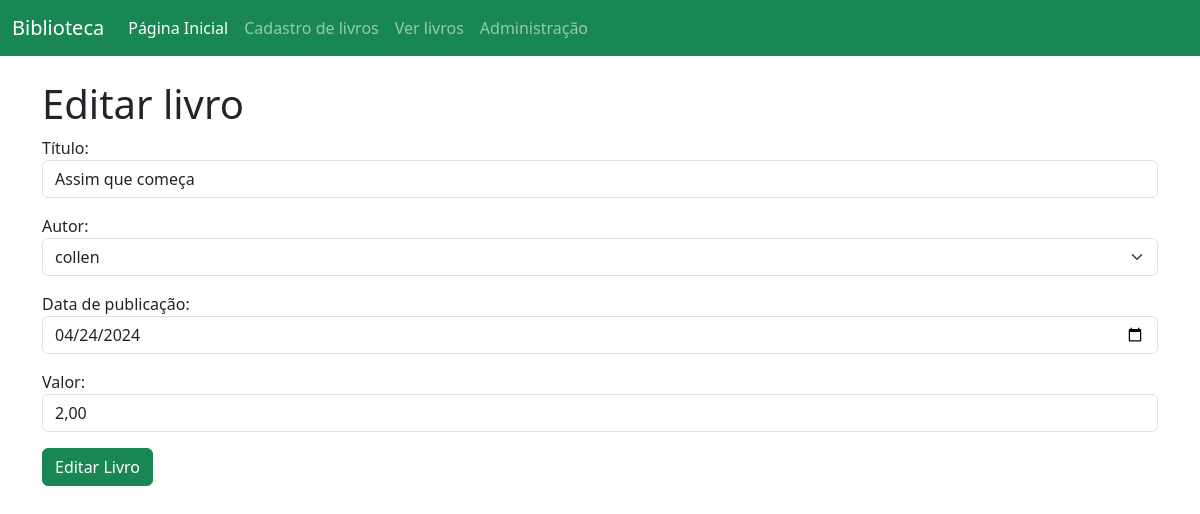
Screenshot of /biblioteca/editar/2/ with the database file from the repository.
### app/models.py (models this page shows, shortened)
class Livro(models.Model):
    titulo = models.CharField(max_length=255) # Atributo titulo da tabela Livro com tamanho máximo de 255 caracteres
    autor = models.ForeignKey(Autor, on_delete=models.CASCADE) # Atributo autor da tabela Livro do tipo ForeignKey que referencia a tabela Autor
    data_publicacao = models.DateField()
    livro_valor = models.DecimalField(decimal_places=2, max_digits=4, default=1.99) # Atributo data_publicacao da tabela Livro do tipo DateField

class Autor(models.Model):
    nome = models.CharField(max_length=255) # Atributo nome da tabela Autor com tamanho máximo de 255 caracteres
    sobrenome = models.CharField(max_length=255) # Atributo sobrenome da tabela Autor com tamanho máximo de 255 caracteres
    email = models.EmailField() # Atributo email da tabela Autor do tipo EmailField

### app/views.py (the view, shortened to what this page needs)
# urls.py: path('editar/<int:id>/', editar, name='editar'), # Rota para a página de edição (Chama a função editar do arquivo views.py)
def editar(request, id):
    livro = Livro.objects.get(id=id) # Obtendo o livro com o ID recebido
    autores = Autor.objects.all() # Obtendo todos os autores do banco de dados
    data_publicacao_formatada = livro.data_publicacao.strftime('%Y-%m-%d') # Formatando a data de publicação do livro
    valor_formatado = str(livro.livro_valor)
    context = {
        'livro': livro,
        'autores': autores,
        'data_publicacao_formatada': data_publicacao_formatada,
        'valor_formatado': valor_formatado,
    }
    if request.method == 'GET': # Verificando se a requisição é do tipo GET
        return render(request, 'editar_livro.html', context) # Retornando o template editar_livro.html renderizado com o contexto (livro e autores)

### app/templates/editar_livro.html (shortened to what this page needs)
{% extends 'base.html' %}
{% block conteudo-da-pagina %}
<h1>Editar livro</h1>
<form action="{% url 'editar' livro.id %}" method="post">
    <div class="mb-3">
        <label for="titulo">Título:</label>
        <input type="text" class="form-control" id="titulo" name="titulo" value="{{ livro.titulo }}">
    </div>
    <div class="mb-3">
        <label for="autor">Autor:</label>
        <select name="autor" id="autor" class="form-select">
            {% for autor in autores %}
            <option value="{{ autor.id }}" {% if autor.id == livro.autor.id %}selected{% endif %}>{{ autor.nome }}
            </option>
            {% endfor %}
        </select>
    </div>
    <div class="mb-3">
        <label for="data_publicacao">Data de publicação:</label>
        <input type="date" class="form-control" id="data_publicacao" name="data_publicacao"
            value="{{ data_publicacao_formatada }}">
    </div>
    <div class="mb-3">
        <label for="valor">Valor:</label>
        <input type="text" class="form-control" id="valor" name="valor" step="0.01" value="{{ livro.livro_valor }}">
    </div>
    <button type="submit" class="btn btn-success">Editar Livro</button>
</form>
{% endblock %}

### rows the page displays
Livro: titulo "Assim que começa", autor "collen", valor "2,00"
